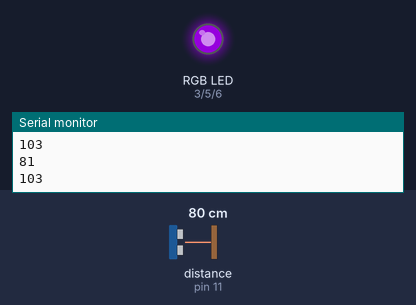
Bench run of a sketch on a simulated Arduino Uno, built with avr-gcc and run on an emulated ATmega328P. Shown: an RGB LED mixed from three pins (HIGH = lit), the last lines printed to the serial monitor. Inputs (shaded band) come from the test bench; at power-on: distance to the obstacle (sensor on pin 11) 80 cm. The echo pulse lasts 58.3 µs per cm; dim RGB values are drawn brighter than linear.

Above: at 1.2 s.
1.3 s: distance to the obstacle (sensor on pin 11) set to 2 cm
At 2.4 s:
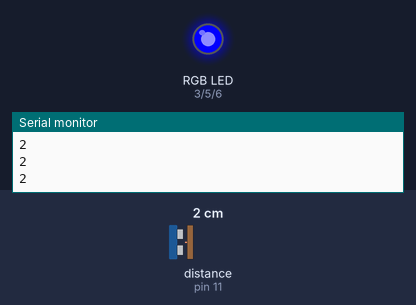
2.8 s: distance to the obstacle (sensor on pin 11) set to 120 cm
At 3.6 s:
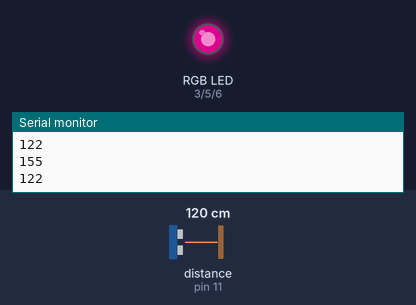
Timing chart, 0 to 5.8 s (numbered marks = the images above; inputs shaded):
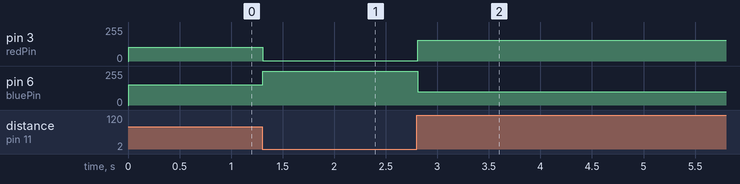

The sketch:

ping_rgb.ino
```cpp
#include <NewPing.h>

int r = 0;
int g = 0;
int b = 0;

int redPin = 3;
int greenPin = 5;
int bluePin = 6;


const int trig0 = 10;
int echo0 = 11;
const int trig1 = 1;
int echo1 = A1;

int distancia0;
int distancia1;
int dist0;
int pausa;

NewPing sonar(trig0, echo0, 200);


void setup() {
  Serial.begin(9600);
  pinMode(redPin, OUTPUT);
  pinMode(greenPin, OUTPUT);
  pinMode(bluePin, OUTPUT);
}

void loop() {
  distancia0 = sonar.ping_cm();
  dist0 = map(distancia0, 0, 200, 0, 255);
  if ((dist0 > 0) && (dist0 < 255)) {
    analogWrite(redPin, dist0);
    analogWrite(bluePin, 255 - dist0);
  }
  Serial.println(distancia0);
  Serial.println(dist0);
  analogWrite(greenPin, 0);
}
```

Measured:
- after the input at 1.3 s, pin 3 (redPin): 103/255 → 2/255 at once; pin 6 (bluePin): 152/255 → 253/255 at once
- after the input at 2.8 s, pin 3 (redPin): 2/255 → 155/255 at once; pin 6 (bluePin): 253/255 → 100/255 at once
